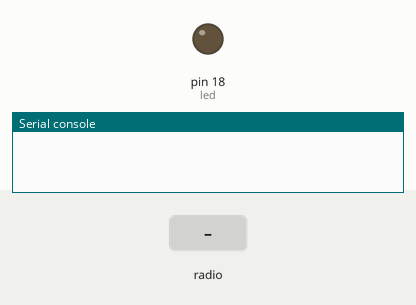
This program was run on a simulated MicroPython board. Parts: output pins drawn as LEDs (lit = HIGH), the last lines printed to the serial console. The inputs (shaded band) are chosen by the test bench.

Above: at 1.2 s.
1.3 s: radio message "ledOn" arrives
At 2.1 s:
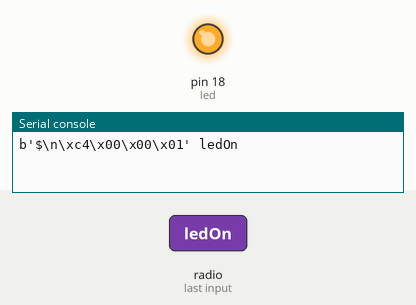
2.8 s: radio message "ledOff" arrives
At 3.3 s:
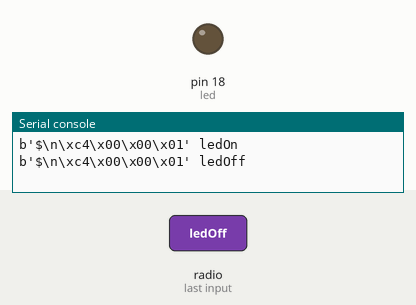
Timing chart, 0 to 5.8 s (numbered marks = the images above; inputs shaded):
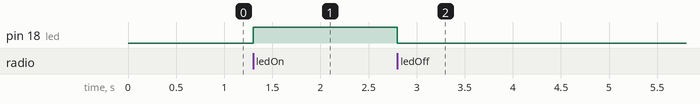

The program:

receiver_main.py
```python
import network
import espnow
from machine import Pin
from time import sleep_ms

sta = network.WLAN(network.STA_IF)
sta.active(True)
# sta.disconnect()   # Because ESP8266 auto-connects to last Access Point (Just for ESP8266 Chips)

esp = espnow.ESPNow()
esp.active(True)

led = Pin(18, Pin.OUT)

# main loop
while True:
    host, msg_bytes = esp.recv()
    msg = msg_bytes.decode('utf-8')

    if msg == "ledOn":
        led.on()
        print(host, msg)

    elif msg == "ledOff":
        led.off()
        print(host, msg)

    sleep_ms(100)
```

Measured:
- after the input at 1.3 s, pin 18 (led): LOW → HIGH at once
- after the input at 2.8 s, pin 18 (led): HIGH → LOW at once
